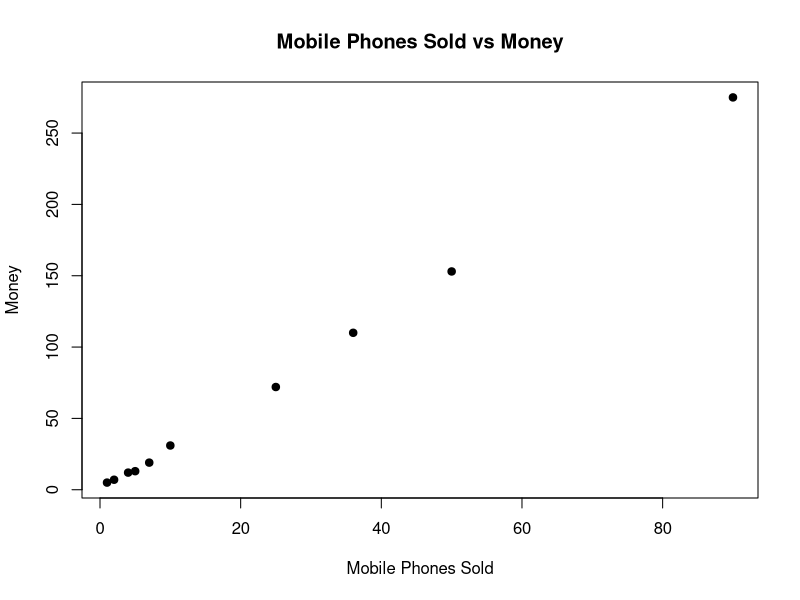

The R script that drew this image:
x <- c(4, 1, 5, 7, 10, 2, 50, 25, 90, 36)
y <- c(12, 5, 13, 19, 31, 7, 153, 72, 275, 110)
plot(x, y, main = "Mobile Phones Sold vs Money", xlab = "Mobile Phones Sold", ylab = "Money", pch = 19)
